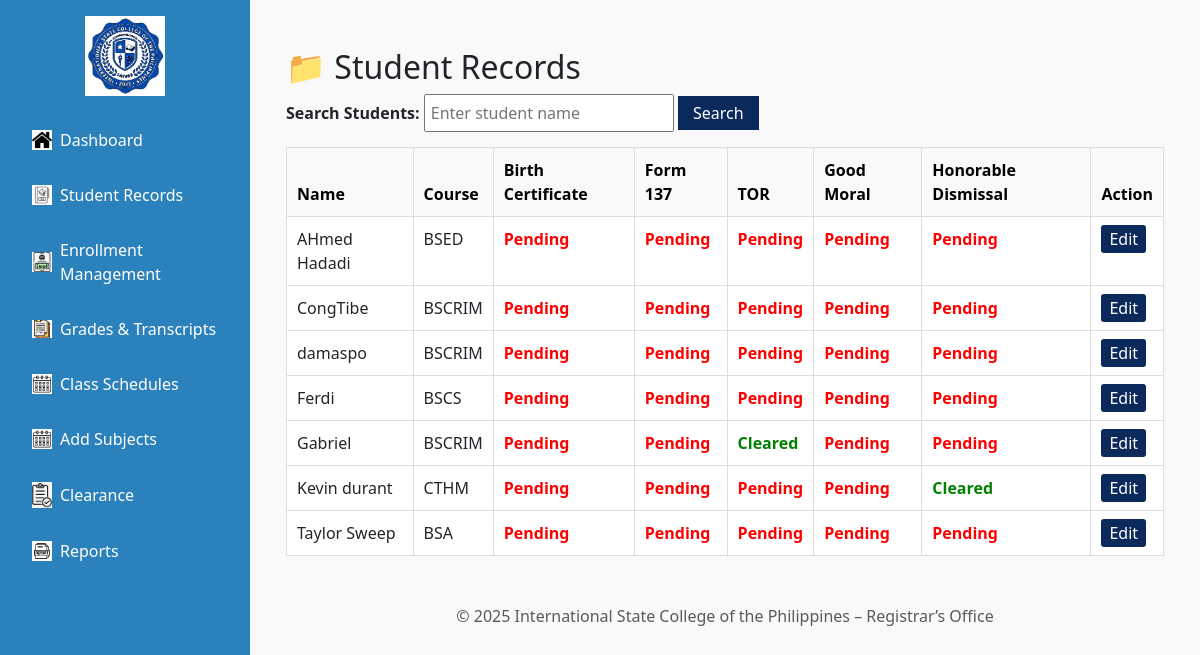
The page /Registrar/registrar.php?page=student_records on the database its author committed.
### tables this page shows
CREATE TABLE `tbladmission_addstudent` (
  `Admission_ID` int(11) NOT NULL,
  `full_name` varchar(255) NOT NULL,
  `birthdate` date NOT NULL,
  `gender` varchar(20) NOT NULL,
  `nationality` varchar(50) NOT NULL,
  `religion` varchar(50) NOT NULL,
  `address` text NOT NULL,
  `province` varchar(100) NOT NULL,
  `zip` varchar(10) NOT NULL,
  `city` varchar(100) NOT NULL,
  `email` varchar(255) NOT NULL,
  `phone` varchar(20) NOT NULL,
  `photo` varchar(255) DEFAULT NULL,
  `fathers_name` varchar(255) NOT NULL,
  `fathers_occupation` varchar(255) NOT NULL,
  `father_contact` varchar(20) NOT NULL,
  `mothers_name` varchar(255) NOT NULL,
  `mothers_occupation` varchar(255) NOT NULL,
  `mother_contact` varchar(20) NOT NULL,
  `guardian_name` varchar(255) NOT NULL,
  `guardian_relationship` varchar(100) NOT NULL,
  `guardian_contact` varchar(20) NOT NULL,
  `applying_grade` varchar(20) NOT NULL,
  `prevschool` varchar(255) NOT NULL,
  `last_grade` varchar(20) NOT NULL,
  `course` varchar(100) NOT NULL,
  `student_type` varchar(50) NOT NULL,
  `confirm` tinyint(1) NOT NULL,
  `signature` varchar(255) DEFAULT NULL,
  `sigdate` date DEFAULT NULL,
  `signature_path` varchar(255) NOT NULL,
  `document_path` varchar(255) NOT NULL,
  `document_name` varchar(255) NOT NULL,
  `status` varchar(255) DEFAULT 'Pending'
);

### Registrar/pages/student_records.php (the view, shortened to what this page needs)
<?php
$conn = new mysqli("localhost", "root", "", "iscpdb");
$search_term = isset($_GET['search']) ? $conn->real_escape_string($_GET['search']) : '';
$sql = "SELECT
            a.Admission_ID as id,
            a.full_name as name,
            a.course,
            d.birth_cert,
            d.form137,
            d.tor,
            d.good_moral,
            d.honorable_dismissal
        FROM tbladmission_addstudent a
        LEFT JOIN student_documents d ON a.Admission_ID = d.Admission_ID";
$sql .= " ORDER BY a.full_name ASC";
$students_result = $conn->query($sql);
?>
<div class="container mt-4">
    <h2>📁 Student Records</h2>
    <form method="GET" action="registrar.php" style="margin-bottom: 15px;">
        <label><strong>Search Students:</strong></label>
        <input type="text" name="search" placeholder="Enter student name"
               value="<?php echo htmlspecialchars($search_term); ?>" style="padding: 5px; width: 250px;">
        <button type="submit" style="padding: 5px 15px; background: #0b2a5b; color: white; border: none;">Search</button>
    </form>
    <table class="table table-bordered table-hover">
        <thead class="table-light">
            <tr>
                <th>Name</th>
                <th>Course</th>
                <th>Birth Certificate</th>
                <th>Form 137</th>
                <th>TOR</th>
                <th>Good Moral</th>
                <th>Honorable Dismissal</th>
                <th>Action</th>
            </tr>
        </thead>
        <tbody>
            <?php if ($students_result && $students_result->num_rows > 0): ?>
                <?php while ($student = $students_result->fetch_assoc()): ?>
                    <tr>
                        <td><?php echo htmlspecialchars($student['name']); ?></td>
                        <td><?php echo htmlspecialchars($student['course']); ?></td>
                        <td><span class="<?php echo (isset($student['birth_cert']) && $student['birth_cert']) ? 'cleared' : 'pending'; ?>">
    <?php echo (isset($student['birth_cert']) && $student['birth_cert']) ? 'Cleared' : 'Pending'; ?>
</span></td>
<td><span class="<?php echo (isset($student['form137']) && $student['form137']) ? 'cleared' : 'pending'; ?>">
    <?php echo (isset($student['form137']) && $student['form137']) ? 'Cleared' : 'Pending'; ?>
</span></td>
<td><span class="<?php echo (isset($student['tor']) && $student['tor']) ? 'cleared' : 'pending'; ?>">
    <?php echo (isset($student['tor']) && $student['tor']) ? 'Cleared' : 'Pending'; ?>
</span></td>
<td><span class="<?php echo (isset($student['good_moral']) && $student['good_moral']) ? 'cleared' : 'pending'; ?>">
    <?php echo (isset($student['good_moral']) && $student['good_moral']) ? 'Cleared' : 'Pending'; ?>
</span></td>
<td><span class="<?php echo (isset($student['honorable_dismissal']) && $student['honorable_dismissal']) ? 'cleared' : 'pending'; ?>">
    <?php echo (isset($student['honorable_dismissal']) && $student['honorable_dismissal']) ? 'Cleared' : 'Pending'; ?>
</span>
<td>
    <a href="registrar.php?page=edit_student_documents&id=<?= isset($student['id']) ? $student['id'] : '' ?>"
       class="btn-edit"
       style="background: #0b2a5b; color: white; padding: 3px 8px; text-decoration: none; border-radius: 3px;">
        Edit
    </a>
</td>
                    </tr>
                <?php endwhile; ?>
            <?php endif; ?>
        </tbody>
    </table>
</div>

### Registrar/assets/css/style.css (style rules this page uses)
body { margin: 0; font-family: Arial, sans-serif; display: flex; height: 100vh; }
h2, .nav-link { font-weight: bold; }

### Registrar/pages/student_records.php (style rules this page uses)
.cleared { color: green; font-weight: bold; }
.pending { color: red; font-weight: bold; }
.table { width: 100%; border-collapse: collapse; }
.table th, .table td { padding: 10px; border: 1px solid #ddd; text-align: left; }
.table-light { background-color: #f8f9fa; }
a { color: #0b90d0; text-decoration: none; }

### rows shown on the page
tbladmission_addstudent: full_name "AHmed Hadadi", course "BSED", shows "Pending"
tbladmission_addstudent: full_name "CongTibe", course "BSCRIM", shows "Pending"
tbladmission_addstudent: full_name "damaspo", course "BSCRIM", shows "Pending"
tbladmission_addstudent: full_name "Ferdi", course "BSCS", shows "Pending"
tbladmission_addstudent: full_name "Gabriel", course "BSCRIM", shows "Cleared", shows "Pending"
tbladmission_addstudent: full_name "Kevin durant", course "CTHM", shows "Pending", shows "Cleared"
tbladmission_addstudent: full_name "Taylor Sweep", course "BSA", shows "Pending"
